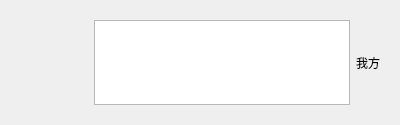
<?xml version="1.0" encoding="UTF-8"?>
<ui version="4.0">
 <class>BubbleMyself</class>
 <widget class="QWidget" name="BubbleMyself">
  <property name="geometry">
   <rect>
    <x>0</x>
    <y>0</y>
    <width>400</width>
    <height>125</height>
   </rect>
  </property>
  <property name="windowTitle">
   <string>Form</string>
  </property>
  <layout class="QVBoxLayout" name="verticalLayout">
   <item>
    <widget class="QWidget" name="widgetMyself" native="true">
     <property name="layoutDirection">
      <enum>Qt::LeftToRight</enum>
     </property>
     <layout class="QHBoxLayout" name="horizontalLayout_2">
      <item>
       <spacer name="horizontalSpacer">
        <property name="orientation">
         <enum>Qt::Horizontal</enum>
        </property>
        <property name="sizeHint" stdset="0">
         <size>
          <width>40</width>
          <height>20</height>
         </size>
        </property>
       </spacer>
      </item>
      <item>
       <widget class="QTextEdit" name="textEditMyself">
        <property name="sizePolicy">
         <sizepolicy hsizetype="Expanding" vsizetype="Expanding">
          <horstretch>0</horstretch>
          <verstretch>0</verstretch>
         </sizepolicy>
        </property>
        <property name="font">
         <font>
          <family>苹方字体</family>
          <pointsize>9</pointsize>
         </font>
        </property>
        <property name="layoutDirection">
         <enum>Qt::LeftToRight</enum>
        </property>
        <property name="lineWrapMode">
         <enum>QTextEdit::WidgetWidth</enum>
        </property>
        <property name="readOnly">
         <bool>true</bool>
        </property>
        <property name="html">
         <string>&lt;!DOCTYPE HTML PUBLIC &quot;-//W3C//DTD HTML 4.0//EN&quot; &quot;http://www.w3.org/TR/REC-html40/strict.dtd&quot;&gt;
&lt;html&gt;&lt;head&gt;&lt;meta name=&quot;qrichtext&quot; content=&quot;1&quot; /&gt;&lt;style type=&quot;text/css&quot;&gt;
p, li { white-space: pre-wrap; }
&lt;/style&gt;&lt;/head&gt;&lt;body style=&quot; font-family:'苹方字体'; font-size:9pt; font-weight:400; font-style:normal;&quot;&gt;
&lt;p dir='rtl' style=&quot;-qt-paragraph-type:empty; margin-top:0px; margin-bottom:0px; margin-left:0px; margin-right:0px; -qt-block-indent:0; text-indent:0px; font-family:'SimSun';&quot;&gt;&lt;br /&gt;&lt;/p&gt;&lt;/body&gt;&lt;/html&gt;</string>
        </property>
       </widget>
      </item>
      <item>
       <widget class="QLabel" name="labelMyself">
        <property name="text">
         <string>我方</string>
        </property>
       </widget>
      </item>
     </layout>
    </widget>
   </item>
  </layout>
 </widget>
 <resources/>
 <connections/>
</ui>
